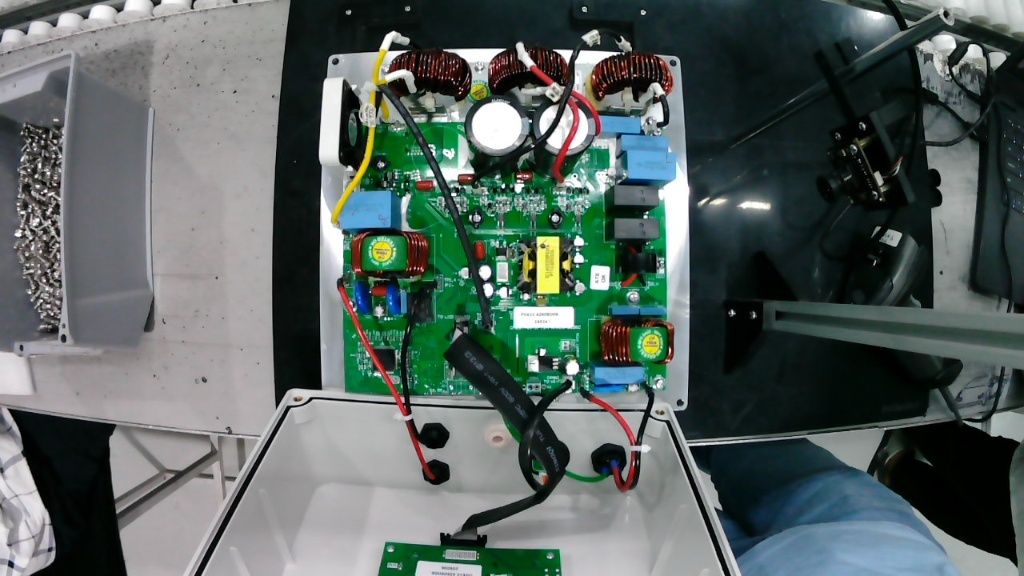
#> input picture pose_estimation_poc/dataset/images/raw/20260924_143725_Sr001260101010112105100002639003081_raw_top.jpg, 1024 x 576 px; its folder holds only this picture in this run
$ python annotate_wires.py --input dataset/images/raw
#> lines starting #> are read from the running program, lines starting #| are printed output that depends on the picture
"""
Interactive Keypoint Annotation Tool for Wire Harness POC
Allows labeling keypoints for:
- Red Wire (Class 0)
- Black Wire (Class 1)

Keypoints per wire:
1. Origin (Start connection / Coil)
2. Midpoint (Grommet / Bend)
3. Terminal (Socket connection)
"""

import cv2
import os
import glob
import numpy as np

import argparse

KEYPOINT_NAMES = ["1. Origin (Start/Coil)", "2. Midpoint (Grommet/Bend)", "3. Terminal (Socket)"]

# [47 lines left out: function choose_input_dir, not called in this run]

def run_annotator(input_dir=None, output_dir=None):
#> called with input_dir = 'dataset/images/raw'
    script_dir = os.path.dirname(os.path.abspath(__file__))

    if input_dir is None:
        input_dir = choose_input_dir()

    if output_dir is None:
        output_dir = os.path.join(script_dir, "dataset")

    images = glob.glob(os.path.join(input_dir, "*.jpg")) + glob.glob(os.path.join(input_dir, "*.png"))
    if not images:
        print(f"No images found in: {input_dir}")
        return

    train_img_dir = os.path.join(output_dir, "images", "train")
    train_lbl_dir = os.path.join(output_dir, "labels", "train")
    val_img_dir = os.path.join(output_dir, "images", "val")
    val_lbl_dir = os.path.join(output_dir, "labels", "val")

    for d in [train_img_dir, train_lbl_dir, val_img_dir, val_lbl_dir]:
        os.makedirs(d, exist_ok=True)

    # Set clean resolution that guarantees 100% of the image & box is visible on 1366x768 screens
    BANNER_H = 50
    disp_w, disp_h = 960, 540

    total_window_h = disp_h + BANNER_H  # 590px total (comfortably fits 768px height)
    window_name = "Wire Keypoint Annotator (Press Q to quit)"
    cv2.namedWindow(window_name, cv2.WINDOW_NORMAL)
    cv2.resizeWindow(window_name, disp_w, total_window_h)

    print(f"\n=======================================================")
    print(f"Wire Pose Annotation Tool ({len(images)} images available)")
    print(f"Display resolution: {disp_w}x{disp_h} + {BANNER_H}px top banner")
    print("Controls:")
    print("  [R] -> Set active wire to RED (Class 0)")
    print("  [B] -> Set active wire to BLACK (Class 1)")
    print("  [Left Click] -> Place Keypoint (Origin -> Midpoint -> Terminal)")
    print("  [Z] -> Undo last point/wire")
    print("  [SPACE] / [S] -> Save & Next image")
    print("  [N] -> Skip image without saving")
    print("  [Q] / [ESC] -> Quit")
    print(f"=======================================================\n")

    for img_idx, img_path in enumerate(images):
        img_raw = cv2.imread(img_path)
#> img_raw is the input picture: shape (576, 1024, 3); mean B, G, R 95.6, 98.9, 87
        if img_raw is None:
            continue

        orig_h, orig_w = img_raw.shape[:2]
        img_disp = cv2.resize(img_raw, (disp_w, disp_h))

        # Check if already labeled
        base_name = os.path.splitext(os.path.basename(img_path))[0]
        if os.path.exists(os.path.join(train_lbl_dir, f"{base_name}.txt")) or os.path.exists(os.path.join(val_lbl_dir, f"{base_name}.txt")):
            print(f"[{img_idx+1}/{len(images)}] {base_name} already labeled, skipping...")
            continue

        current_wire_class = 0  # 0: red, 1: black
        wires = []  # list of dict: {"class": int, "points": [(x, y), (x, y), (x, y)]}
        current_points = []

        # [12 lines left out: function mouse_callback, not called in this run]
        cv2.namedWindow(window_name, cv2.WINDOW_NORMAL)
        cv2.setMouseCallback(window_name, mouse_callback)

        while True:
            # 1. Prepare image canvas (with keypoints & lines drawn)
            canvas = img_disp.copy()

            # Draw previously finished wires
            for wire in wires:
                cls_id = wire["class"]
                color = (0, 0, 255) if cls_id == 0 else (50, 50, 50)
                pts = wire["points"]
                for i, pt in enumerate(pts):
                    cv2.circle(canvas, pt, 6, color, -1)
                    cv2.circle(canvas, pt, 8, (255, 255, 255), 1)
                    cv2.putText(canvas, f"{i+1}", (pt[0]+8, pt[1]-5), cv2.FONT_HERSHEY_SIMPLEX, 0.45, (255, 255, 255), 1)
                for i in range(len(pts)-1):
                    cv2.line(canvas, pts[i], pts[i+1], color, 2)

            # Draw current in-progress points
            active_color = (0, 0, 255) if current_wire_class == 0 else (200, 200, 200)
            for i, pt in enumerate(current_points):
                cv2.circle(canvas, pt, 6, active_color, -1)
                cv2.putText(canvas, f"{i+1}", (pt[0]+8, pt[1]-5), cv2.FONT_HERSHEY_SIMPLEX, 0.45, (0, 255, 255), 1)
            for i in range(len(current_points)-1):
                cv2.line(canvas, current_points[i], current_points[i+1], active_color, 2)

            # 2. Prepare top HUD banner (dedicated separate area so image is 100% visible)
            hud_banner = np.zeros((BANNER_H, disp_w, 3), dtype=np.uint8)
            cv2.rectangle(hud_banner, (0, 0), (disp_w, BANNER_H), (25, 25, 25), -1)
#> hud_banner: shape (50, 960, 3); every value is 25

            curr_name = "RED (Class 0)" if current_wire_class == 0 else "BLACK (Class 1)"
            next_pt = KEYPOINT_NAMES[len(current_points)] if len(current_points) < 3 else "Finished wire! (Select next or Save)"
            cv2.putText(hud_banner, f"Image: {os.path.basename(img_path)} [{img_idx+1}/{len(images)}] | Active: {curr_name} | Wires added: {len(wires)}",
                        (12, 20), cv2.FONT_HERSHEY_SIMPLEX, 0.48, (0, 255, 255), 1)
            cv2.putText(hud_banner, f"Next: {next_pt} | [R]ed [B]lack [Z]Undo [SPACE/S]Save [N]ext [Q]uit",
                        (12, 40), cv2.FONT_HERSHEY_SIMPLEX, 0.42, (210, 210, 210), 1)
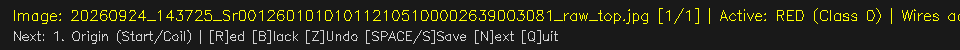
#> hud_banner: shape (50, 960, 3); mean of channels 0, 1, 2 28.8, 40, 40; drawn as B, G, R

            # Stack banner above the image
            full_view = np.vstack([hud_banner, canvas])
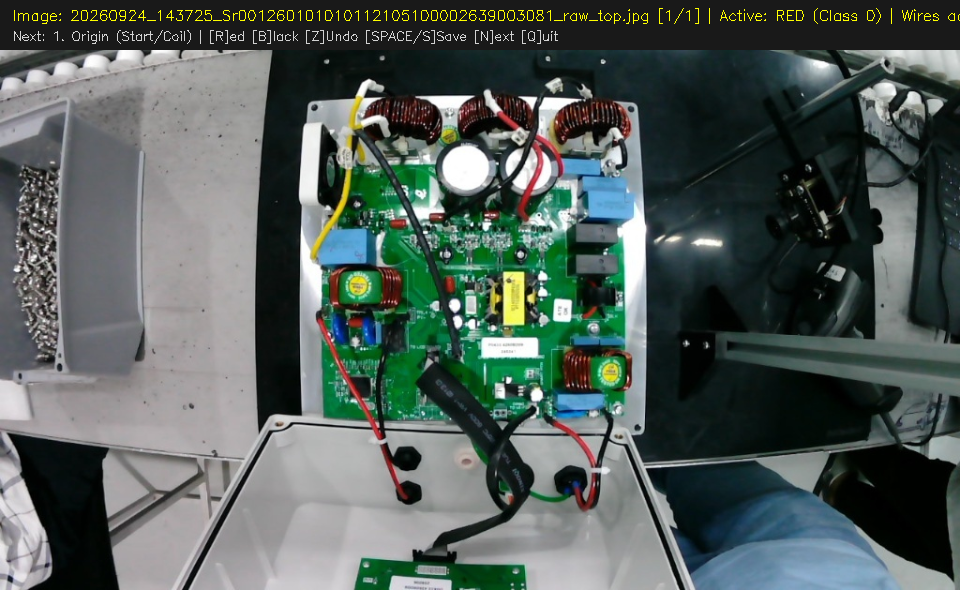
#> full_view: shape (590, 960, 3); mean of channels 0, 1, 2 89.8, 93.8, 83; drawn as B, G, R

            cv2.imshow(window_name, full_view)
            key = cv2.waitKey(20) & 0xFF
#> (key q is pressed here)

            if key == ord('q') or key == 27:  # Quit
                cv2.destroyAllWindows()
                print("Annotation stopped by user.")
                return
            elif key == ord('r'):
                current_wire_class = 0
            elif key == ord('b'):
                current_wire_class = 1
            elif key == ord('z'):
                if current_points:
                    current_points.pop()
                elif wires:
                    wires.pop()
            elif key == ord('n'):  # Skip
                break
            elif key == ord('s') or key == 32:  # Save
                if len(wires) == 0:
                    print("No wires labeled. Press [N] to skip without saving.")
                    continue

                # 80/20 train/val split
                is_val = (img_idx % 5 == 0)
                target_img_dir = val_img_dir if is_val else train_img_dir
                target_lbl_dir = val_lbl_dir if is_val else train_lbl_dir

                # Save resized image (standard 1280x720)
                out_img_path = os.path.join(target_img_dir, f"{base_name}.jpg")
                cv2.imwrite(out_img_path, img_disp)

                # Generate YOLO Pose TXT lines
                lbl_path = os.path.join(target_lbl_dir, f"{base_name}.txt")
                with open(lbl_path, "w") as f:
                    for wire in wires:
                        cls_id = wire["class"]
                        pts = wire["points"]
                        xs = [p[0] for p in pts]
                        ys = [p[1] for p in pts]
                        # Bounding box around keypoints with padding
                        pad = 20
                        bx1 = max(0, min(xs) - pad)
                        by1 = max(0, min(ys) - pad)
                        bx2 = min(disp_w, max(xs) + pad)
                        by2 = min(disp_h, max(ys) + pad)

                        bw = bx2 - bx1
                        bh = by2 - by1
                        bcx = bx1 + bw / 2.0
                        bcy = by1 + bh / 2.0

                        # Normalized bbox
                        norm_bcx = bcx / disp_w
                        norm_bcy = bcy / disp_h
                        norm_bw = bw / disp_w
                        norm_bh = bh / disp_h

                        # Normalized keypoints: x y v (v=2 visible)
                        kpts_str = []
                        for pt in pts:
                            kpts_str.append(f"{pt[0]/disp_w:.6f} {pt[1]/disp_h:.6f} 2")

                        line = f"{cls_id} {norm_bcx:.6f} {norm_bcy:.6f} {norm_bw:.6f} {norm_bh:.6f} " + " ".join(kpts_str)
                        f.write(line + "\n")

                split_type = "VAL" if is_val else "TRAIN"
                print(f"Saved {base_name}.jpg & .txt ({len(wires)} wires) -> {split_type}")
                break

    cv2.destroyAllWindows()
    print("Annotation completed or all images processed.")

if __name__ == "__main__":
    parser = argparse.ArgumentParser(description="Wire Keypoint Annotation Tool")
    parser.add_argument("--case", type=str, choices=["1", "2", "3", "4"], help="1: Case 3 (BR), 2: Case 1 (BL), 3: Case 2 (UM), 4: Correct")
    parser.add_argument("--input", type=str, default=None, help="Path to custom image folder")
    args = parser.parse_args()

    target_input = args.input
    if target_input is None and args.case:
        script_dir = os.path.dirname(os.path.abspath(__file__))
        parent_dir = os.path.dirname(script_dir)
        alt_base = os.path.join(parent_dir, "Wiring Dataset")
        if not os.path.exists(alt_base):
            alt_base = r"C:\Users\SM 461\Desktop\Try 2\Wiring Dataset"
        mapping = {
            "1": os.path.join(alt_base, "Wrong Wiring", "case 3"),
            "2": os.path.join(alt_base, "Wrong Wiring", "case 1"),
            "3": os.path.join(alt_base, "Wrong Wiring", "case 2"),
            "4": os.path.join(alt_base, "Correct Wiring")
        }
        target_input = mapping.get(args.case)

    run_annotator(input_dir=target_input)

$ run again, on pose_estimation_poc/dataset/images/train/WIN_20260908_15_41_34_Pro.jpg
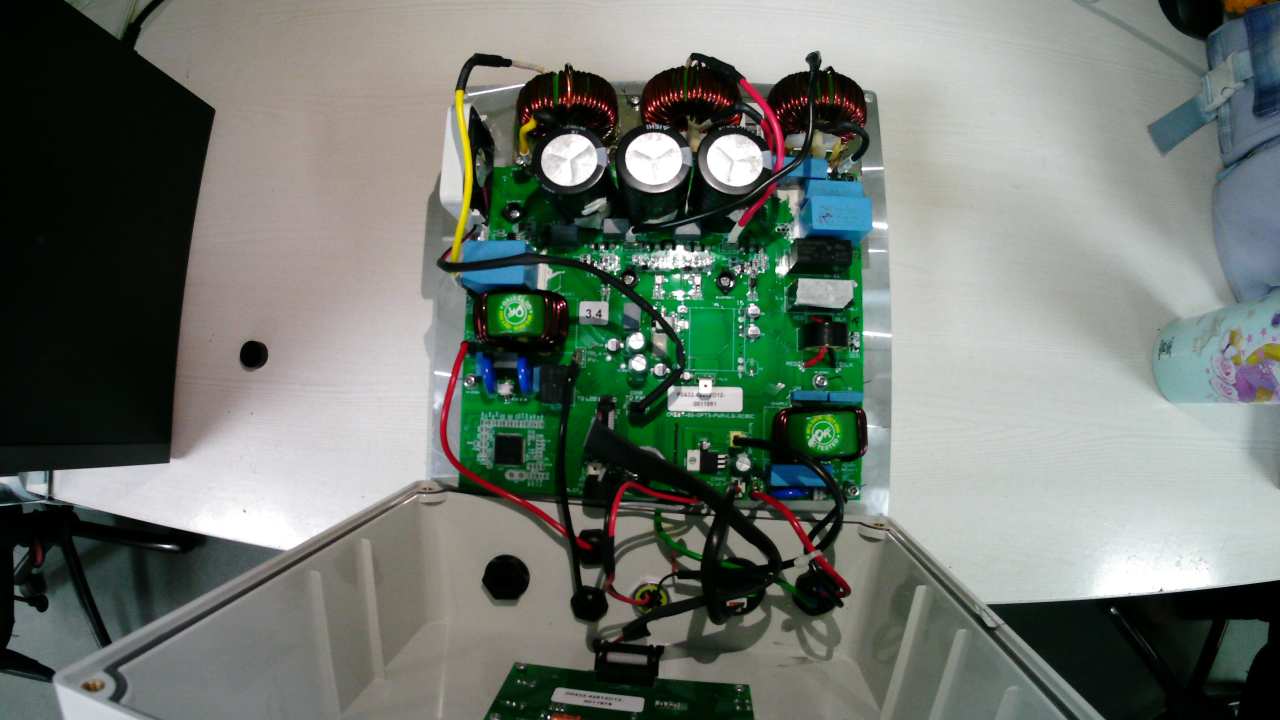
#> input picture pose_estimation_poc/dataset/images/train/WIN_20260908_15_41_34_Pro.jpg, 3840 x 2160 px (shown at 1/3 size)
#> in run_annotator, img_raw is the input picture: shape (2160, 3840, 3); mean B, G, R 111.3, 118.6, 110.8
#> in run_annotator, `cv2.putText(hud_banner, f"Next: {next_pt} | [R]ed [B]lack [Z]Undo [SPA..`:
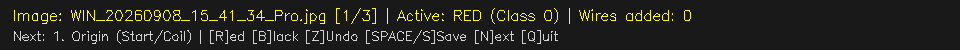
#> hud_banner: shape (50, 960, 3); mean of channels 0, 1, 2 29.1, 36.9, 36.9; drawn as B, G, R
#> in run_annotator, `full_view = np.vstack([hud_banner, canvas])`:
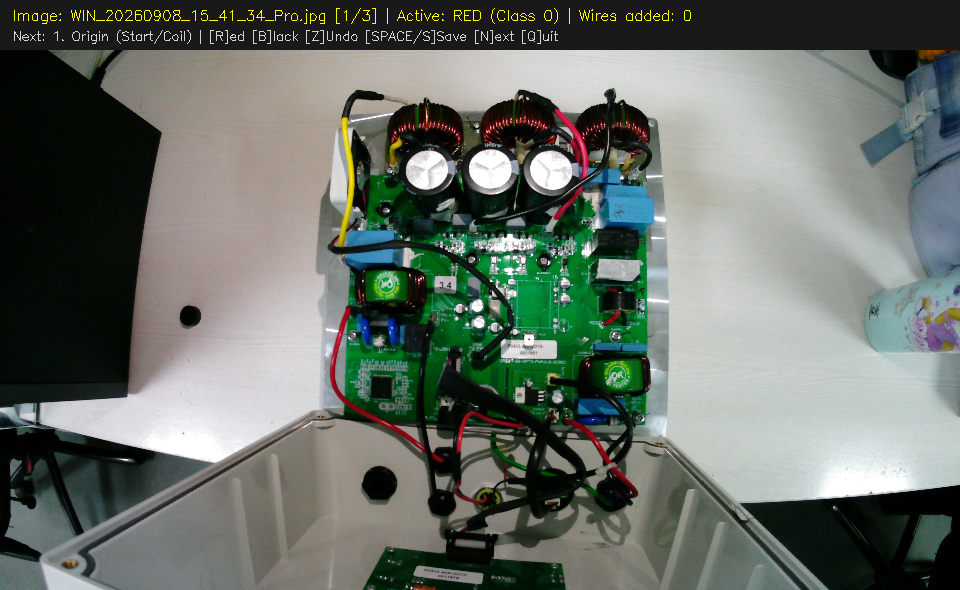
#> full_view: shape (590, 960, 3); mean of channels 0, 1, 2 104.5, 111.8, 104.7; drawn as B, G, R

$ run again, on pose_estimation_poc/dataset/images/val/wrongwiring_case 1 (23).jpg
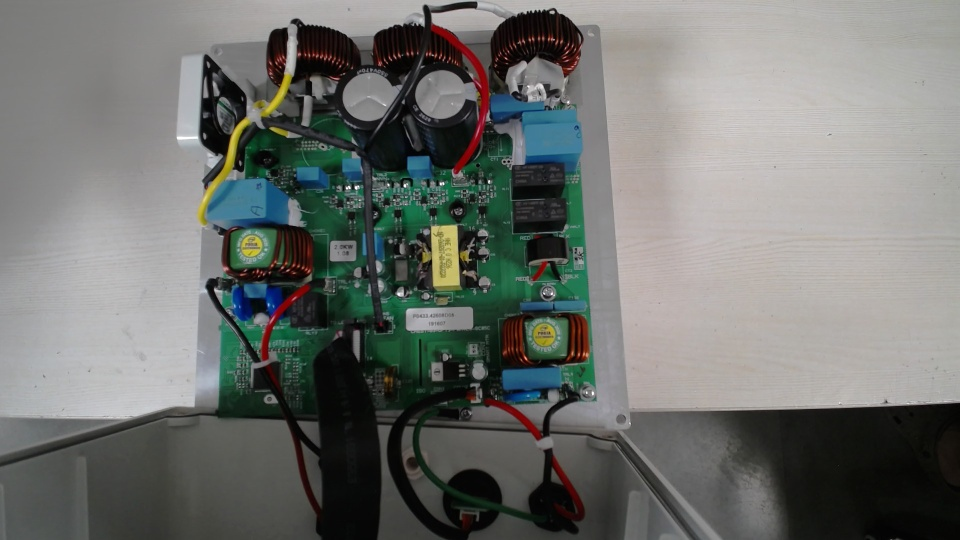
#> input picture pose_estimation_poc/dataset/images/val/wrongwiring_case 1 (23).jpg, 960 x 540 px
#> in run_annotator, img_raw is the input picture: shape (540, 960, 3); mean B, G, R 110.4, 113.9, 111.3
#> in run_annotator, `cv2.putText(hud_banner, f"Next: {next_pt} | [R]ed [B]lack [Z]Undo [SPA..`:
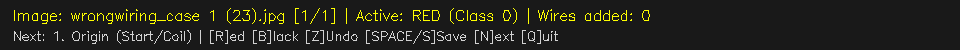
#> hud_banner: shape (50, 960, 3); mean of channels 0, 1, 2 29.2, 36.2, 36.2; drawn as B, G, R
#> in run_annotator, `full_view = np.vstack([hud_banner, canvas])`:
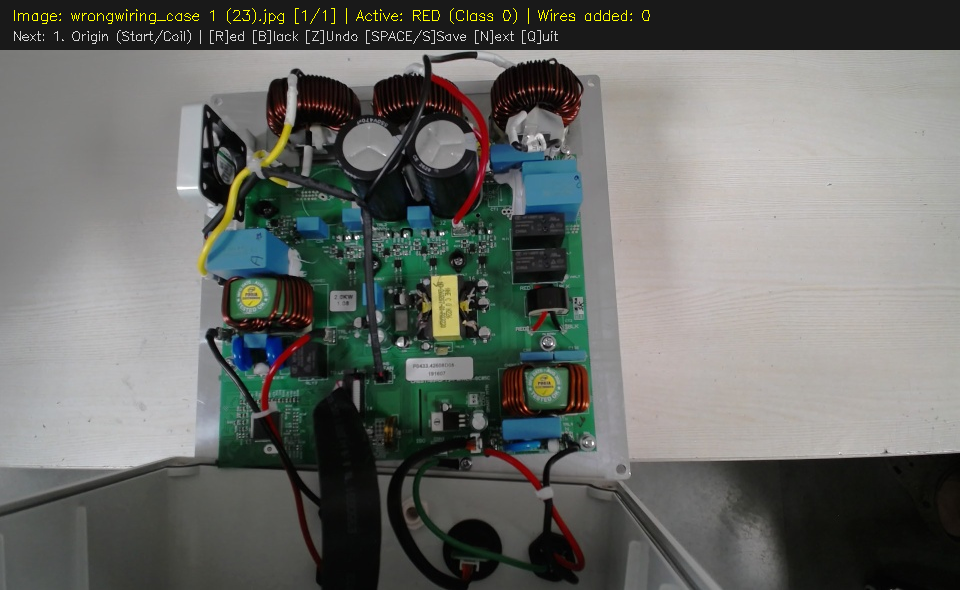
#> full_view: shape (590, 960, 3); mean of channels 0, 1, 2 103.5, 107.3, 105; drawn as B, G, R

$ run again, on pose_estimation_poc/dataset/images/val/wrongwiring_case 1 (28).jpg
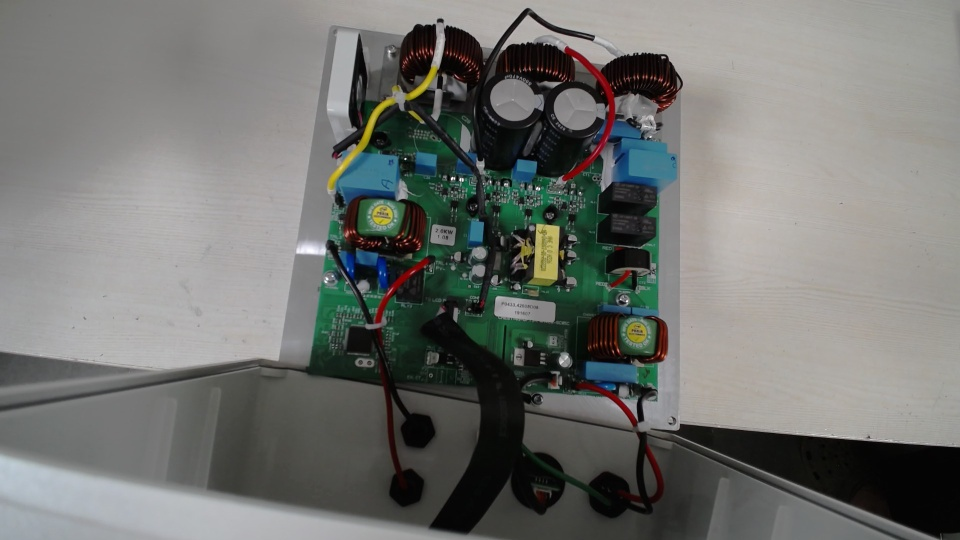
#> input picture pose_estimation_poc/dataset/images/val/wrongwiring_case 1 (28).jpg, 960 x 540 px
#> in run_annotator, img_raw is the input picture: shape (540, 960, 3); mean B, G, R 112.4, 115.8, 114.3
#> in run_annotator, `cv2.putText(hud_banner, f"Next: {next_pt} | [R]ed [B]lack [Z]Undo [SPA..`:
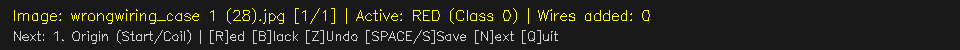
#> hud_banner: shape (50, 960, 3); mean of channels 0, 1, 2 29.2, 36.2, 36.2; drawn as B, G, R
#> in run_annotator, `full_view = np.vstack([hud_banner, canvas])`:
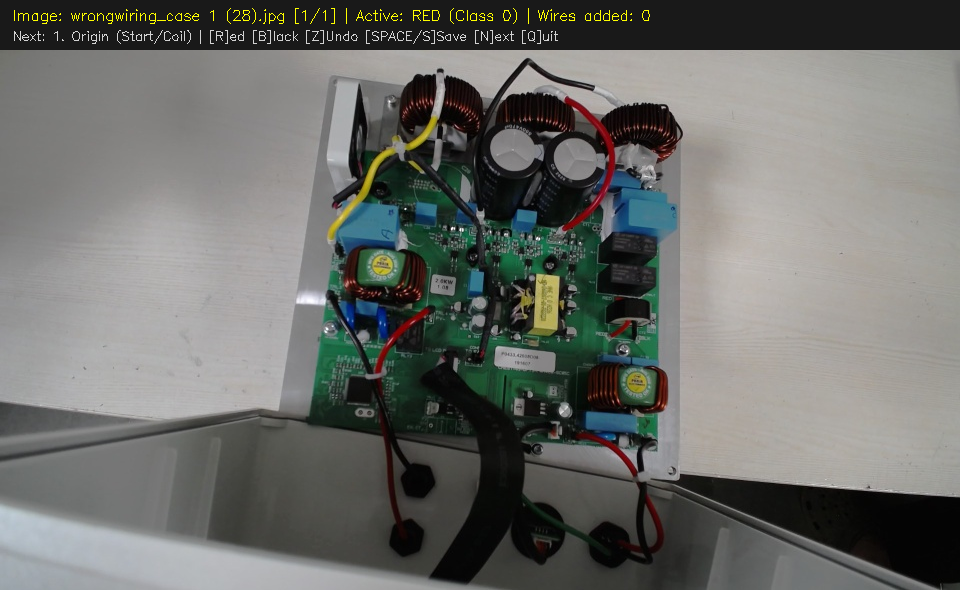
#> full_view: shape (590, 960, 3); mean of channels 0, 1, 2 105.4, 109.1, 107.7; drawn as B, G, R
